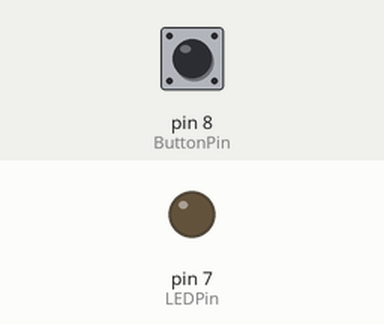
Bench run of a sketch on a simulated Arduino Uno, built with avr-gcc and run on an emulated ATmega328P. On the bench: output pins drawn as LEDs (lit = HIGH). The test bench sets the inputs (shaded band); at power-on: pin 8 (ButtonPin) LOW.

Above: at 1.2 s.
1.3 s: pin 8 (ButtonPin) pulled HIGH for 0.15 s
At 1.6 s:
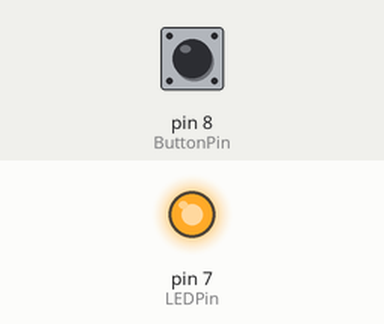
2.9 s: pin 8 (ButtonPin) pulled HIGH for 1 s
At 4.1 s:
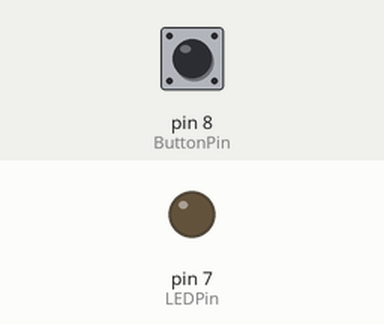
5.4 s: pin 8 (ButtonPin) pulled HIGH for 3.2 s
At 6.0 s:
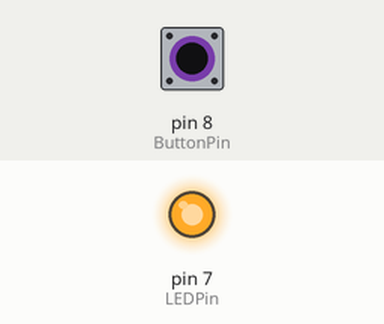
Timing chart, 0 to 8.4 s (numbered marks = the images above; inputs shaded):
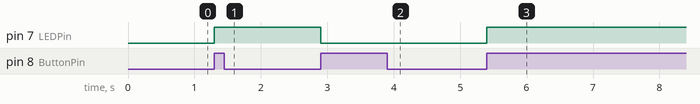

Measured:
- after the input at 1.3 s, pin 7 (LEDPin): LOW → HIGH at once
- after the input at 2.9 s, pin 7 (LEDPin): HIGH → LOW at once
- after the input at 5.4 s, pin 7 (LEDPin): LOW → HIGH at once

The sketch:

push-button.ino
```cpp
#define LEDPin 7

#define ButtonPin 8
#define LEDPin1 12


  bool push = false;

void setup() {
  // put your setup code here, to run once:
  pinMode(ButtonPin, INPUT);
  pinMode(LEDPin, OUTPUT);


}

void loop() {
  // put your main code here, to run repeatedly:
  if (digitalRead(ButtonPin)== HIGH){
    if (!push){
    digitalWrite(LEDPin, HIGH);
    digitalWrite(LEDPin1, LOW);

    push = true;
    delay(200);
    }

     else{
    digitalWrite(LEDPin, LOW);
    digitalWrite(LEDPin1, HIGH);


    push = false;
    delay(200);

  }
   while (digitalRead(ButtonPin) == HIGH);
  }


}
```
